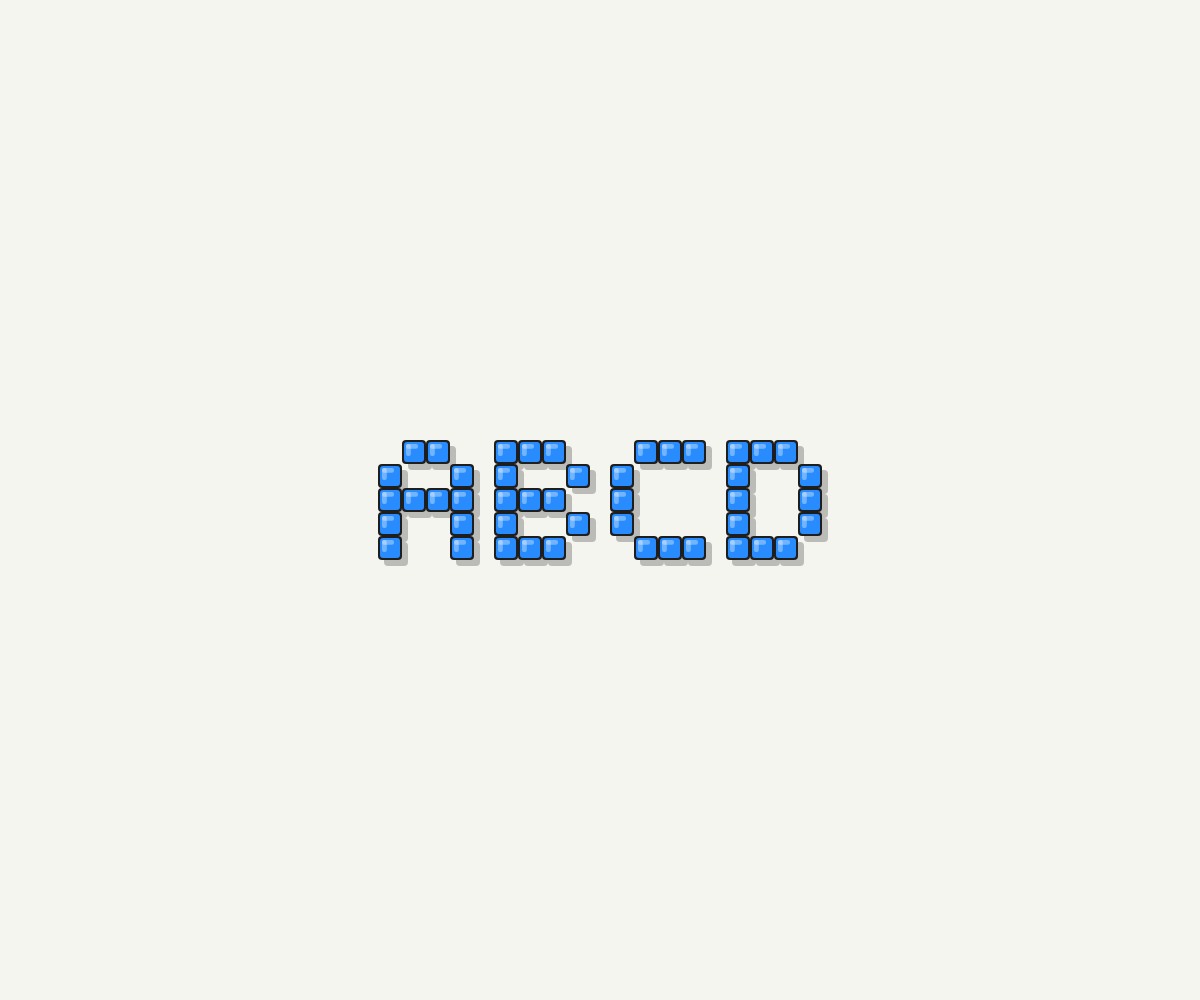
Frame 1 (no input)
Frame 2 (the mouse pressed at the canvas centre, redrawn once): identical to frame 1, image omitted

The p5.js sketch that drew this single still picture (run headless with seeded random() and noise() and a simulated clock; the mouse was pressed at the canvas centre and the sketch redrawn once):

// p5.js sketch
// ── sketch.js
var letters = [
  [0, 1, 1, 0,
   1, 0, 0, 1,
   1, 1, 1, 1,
   1, 0, 0, 1,
   1, 0, 0, 1], // A

  [1, 1, 1, 0,
   1, 0, 0, 1,
   1, 1, 1, 0,
   1, 0, 0, 1,
   1, 1, 1, 0], // B

  [0, 1, 1, 1,
   1, 0, 0, 0,
   1, 0, 0, 0,
   1, 0, 0, 0,
   0, 1, 1, 1], // C

  [1, 1, 1, 0,
   1, 0, 0, 1,
   1, 0, 0, 1,
   1, 0, 0, 1,
   1, 1, 1, 0]  // D
];

var blockSize = 24;
var gap = 20;

function setup() {
  createCanvas(windowWidth, windowHeight);
  noStroke();
  noLoop(); // static only
}

function draw() {
  background(245, 245, 240);

  let cols = 4;
  let rows = 5;
  let letterWidth = cols * blockSize;
  let letterHeight = rows * blockSize;
  let totalWidth = letters.length * letterWidth + (letters.length - 1) * gap;

  let startX = width / 2 - totalWidth / 2;
  let startY = height / 2 - letterHeight / 2;

  for (let i = 0; i < letters.length; i++) {
    let x = startX + i * (letterWidth + gap);
    let y = startY;
    drawStyledLetter(x, y, letters[i]);
  }
}

function drawStyledLetter(x, y, data) {
  for (let j = 0; j < data.length; j++) {
    if (data[j] === 1) {
      let col = j % 4;
      let row = floor(j / 4);

      let bx = x + col * blockSize;
      let by = y + row * blockSize;

      // shadow
      fill(60, 60, 60, 80);
      rect(bx + 6, by + 6, blockSize, blockSize, 4);

      // outer block
      fill(30, 30, 30);
      rect(bx, by, blockSize, blockSize, 4);

      // main face
      fill(40, 140, 255);
      rect(bx + 2, by + 2, blockSize - 4, blockSize - 4, 3);

      // top-left highlight
      fill(255, 255, 255, 90);
      rect(bx + 4, by + 4, blockSize / 2, blockSize / 5, 2);
      rect(bx + 4, by + 4, blockSize / 5, blockSize / 2, 2);
    }
  }
}

function windowResized() {
  resizeCanvas(windowWidth, windowHeight);
  redraw();
}
